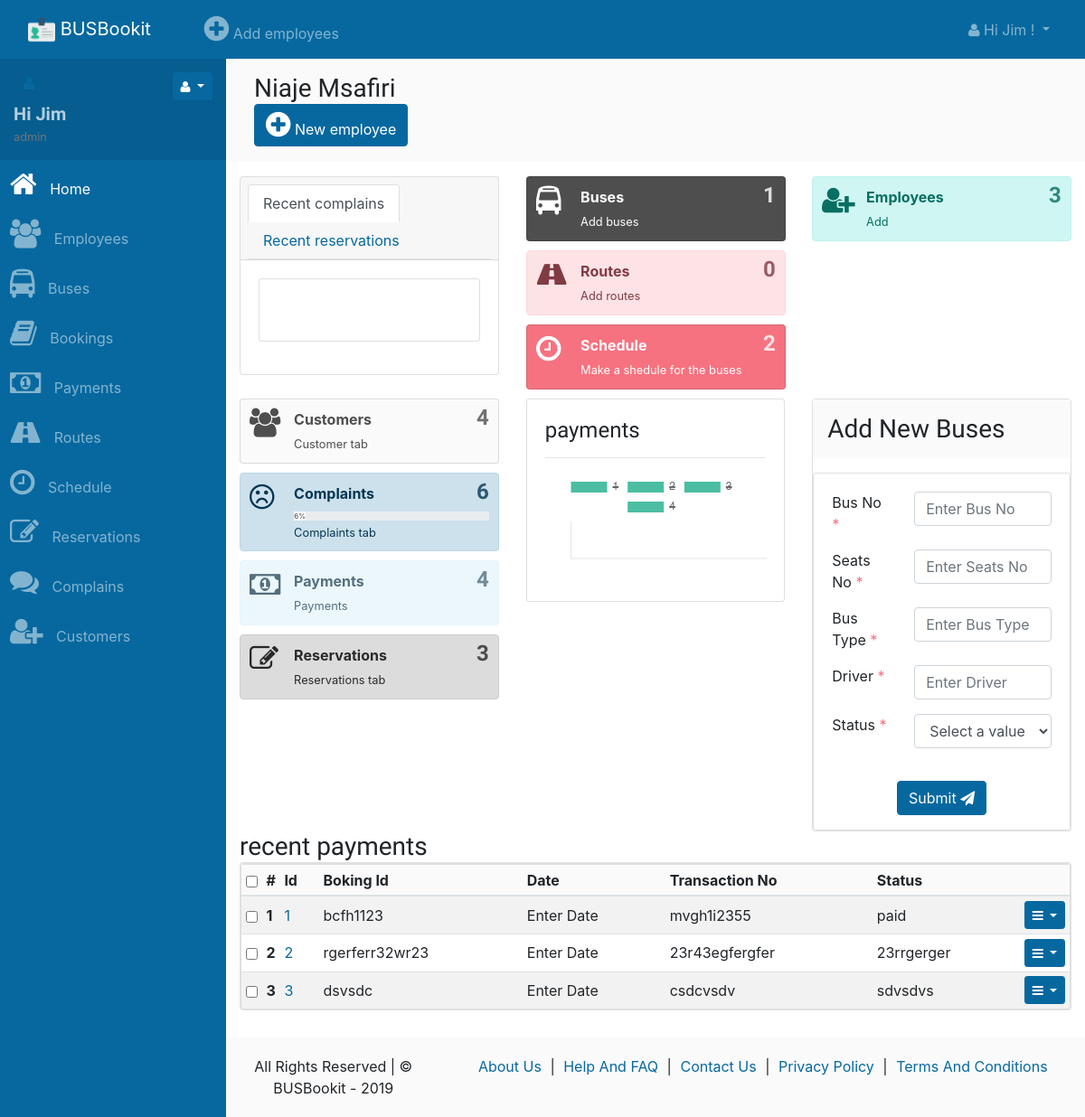
Page /home (signed in) on the committed database.
### tables this page shows
CREATE TABLE `payments` (
  `id` int(11) NOT NULL,
  `boking_id` varchar(255) DEFAULT NULL,
  `date` varchar(255) DEFAULT NULL,
  `transaction_no` varchar(255) DEFAULT NULL,
  `status` varchar(255) DEFAULT NULL
);

### app/controllers/PaymentsController.php (called while the page is built, shortened)
<?php
class PaymentsController extends SecureController{
	function index($fieldname = null , $fieldvalue = null){
		$db = $this->GetModel();
		$fields = array('id', 	'boking_id', 	'date', 	'transaction_no', 	'status');
		$limit = $this->get_page_limit(MAX_RECORD_COUNT);
		if(!empty($this->orderby)){
			$db->orderBy($this->orderby,$this->ordertype);
		}
		else{
			$db->orderBy('id', ORDER_TYPE);
		}
		$tc = $db->withTotalCount();
		$records = $db->get('payments', $limit, $fields);
		$data = new stdClass;
		$data->records = $records;
		$data->record_count = count($records);
		$data->total_records = intval($tc->totalCount);
		$this->view->page_title ="Payments";
		$this->view->render('payments/list.php' , $data ,'main_layout.php');
	}
}

### index.php (called while the page is built, shortened)
<?php
	require(SYSTEM_DIR . 'BaseController.php');
	require(SYSTEM_DIR . 'BaseView.php');
	$page=new Router;
	$page->init();

### app/models/PDODb.php (called while the page is built, shortened)
<?php
class PDODb
{
    private $connectionParams = array(
        'type' => 'mysql',
        'host' => null,
        'username' => null,
        'password' => null,
        'dbname' => null,
        'port' => null,
        'charset' => null
    );
    private $groupBy = array();
    private $orderBy = array();
    private $pdo;
    private $prefix = '';
    private $query = '';
    private $queryOptions = array();
    private $returnType = PDO::FETCH_ASSOC;
    private $useGenerator = false;
    public function __construct($type, $host = null, $username = null, $password = null, $dbname = null, $port = null, $charset = null)
    {
        if (is_array($type)) {
            $this->connectionParams = $type;
        }
		elseif (is_object($type)) {
            $this->pdo = $type;
        }
		else {
            foreach ($this->connectionParams as $key => $param) {
                if (isset($$key) && !is_null($$key)) {
                    $this->connectionParams[$key] = $$key;
                }
            }
        }
    }
    public function connect()
    {
		$dbType = strtolower($this->connectionParams['type']);
		if($dbType == 'sqlite'){
			$connectionString = 'sqlite:'.$this->connectionParams['dbname'];
			$this->pdo = new PDO($connectionString);
		}
		else{
			$connectionString = $this->connectionParams['type'].':';
			$connectionParams = ['host', 'dbname', 'port'];
			foreach ($connectionParams as $connectionParam) {
				if (!empty($this->connectionParams[$connectionParam])) {
					$connectionString .= $connectionParam.'='.$this->connectionParams[$connectionParam].';';
				}
			}
			$connectionString = rtrim($connectionString, ';');
			$options = array(
				PDO::ATTR_ERRMODE => PDO::ERRMODE_EXCEPTION,
				PDO::ATTR_PERSISTENT => false
			);
			$this->pdo = new PDO($connectionString, $this->connectionParams['username'], $this->connectionParams['password'], $options);
			$charset = $this->connectionParams['charset'];
			if(!empty($charset)){
				$this->pdo->query("SET NAMES '$charset'");
			}
		}
    }
    private function buildCondition($operator, $conditions)
    {
        if (empty($conditions)) {
            return;
        }
        $this->query .= ' '.$operator;
    }
    protected function buildGroupBy()
    {
        if (empty($this->groupBy)) {
            return;
        }
        $this->query .= " GROUP BY ";
        $this->query = rtrim($this->query, ', ')." ";
    }
    private function buildLimit($numRows)
    {
		$dbType = $this->connectionParams['type'];
		if($dbType == 'sqlsrv'){
			if (is_array($numRows)) {
				$limit = $numRows[1];
				$offset = intval($numRows[0]);
				$orderby = null;
				if(empty($this->orderBy)){
					$orderby = " ORDER BY(SELECT NULL)";
				}
				$this->query .= "$orderby OFFSET $offset ROWS FETCH NEXT $limit ROWS ONLY";
			}
		}
		else{
			if (is_array($numRows)) {
				$this->query .= ' LIMIT '.(int) $numRows[1].' OFFSET '.(int) $numRows[0];
			}
			else {
				$this->query .= ' LIMIT '.(int) $numRows;
			}
		}
	}
    private function buildOrderBy()
    {
        $this->query .= " ORDER BY ";
        foreach ($this->orderBy as $prop => $value) {
            if (strtolower(str_replace(" ", "", $prop)) == 'rand()') {
                $this->query .= "RAND(), ";
            } else {
                $this->query .= $prop." ".$value.", ";
            }
        }
        $this->query = rtrim($this->query, ', ')." ";
    }
    private function buildQuery($numRows, $tableData = null)
    {
        return $this->prepare();
    }
    private function buildResult($stmt)
    {
		if ($stmt->columnCount () == 0){
			return $stmt->rowCount();
		}
		else{
			if ($this->useGenerator) {
				return $this->buildResultGenerator($stmt);
			}
			else {
				return $stmt->fetchAll($this->returnType);
			}
		}
    }
    private function getTableName($tableName)
    {
        return strpos($tableName, '.') !== false ? $tableName : $this->prefix.$tableName;
    }
    public function get($tableName, $numRows = null, $columns = '*')
    {
        $column = is_array($columns) ? implode(', ', $columns) : $columns;
		$dbType = $this->connectionParams['type'];
		$queryOptions = implode(' ', $this->queryOptions);
		$sqlsrvTop = "";
        $this->query = "SELECT $queryOptions $sqlsrvTop $column FROM " . $this->getTableName($tableName);
		$stmt = $this->buildQuery($numRows);
        $stmt->execute();
        $result = $this->buildResult($stmt);
        return $result;
    }
    public function orderBy($orderByField, $orderbyDirection = "DESC", $customFields = null)
    {
        $orderbyDirection = strtoupper(trim($orderbyDirection));
        $orderByField     = preg_replace("/[^-a-z0-9\.\(\),_`\*\'\"]+/i", '', $orderByField);
        $orderByField = preg_replace('/(\`)([`a-zA-Z0-9_]*\.)/', '\1'.$this->prefix.'\2', $orderByField);
        $this->orderBy[$orderByField] = $orderbyDirection;
        return $this;
    }
    public function pdo()
    {
        if (!$this->pdo) {
            $this->connect();
        }
        return $this->pdo;
    }
    private function prepare()
    {
		$dbType = $this->connectionParams['type'];
		$query = $this->query;
        $stmt = $this->pdo()->prepare($query);
        return $stmt;
    }
    public function rawQuery($query, $params = null)
    {
        $this->query = $query;
        $stmt = $this->prepare();
        if ($stmt) {
            $stmt->execute();
            $result              = $this->buildResult($stmt);
        } else {
            $result = null;
        }
        return $result;
    }
    public function rawQueryValue($query, $params = null)
    {
        $result = $this->rawQuery($query, $params);
        if ($this->useGenerator) {
            $firstResult = $result->current();
        } else {
            $firstResult = $result[0];
        }
        $key = key($firstResult);
        $return = [];
        foreach ($result as $row) {
            $return[] = $row[$key];
        }
        return $return;
    }
    private function reset()
    {
        $this->groupBy         = [];
        $this->orderBy         = [];
        $this->query           = '';
        $this->queryOptions    = [];
    }
    public function setQueryOption($options)
    {
        if (!is_array($options)) {
            $options = [$options];
        }
        foreach ($options as $option) {
            $option = strtoupper($option);
            if ($option == 'MYSQLI_NESTJOIN') {
                $this->nestJoin = true;
            } elseif ($option == 'FOR UPDATE') {
                $this->forUpdate = true;
            } elseif ($option == 'LOCK IN SHARE MODE') {
                $this->lockInShareMode = true;
            } else {
                $this->queryOptions[] = $option;
            }
        }
        return $this;
    }
}

### system/BaseController.php (called while the page is built, shortened)
<?php
class BaseController{
	public $limit_start=1;
	public $limit_count=MAX_RECORD_COUNT;
	function __construct(){
		$this->limit_start=($this->limit_start-1) * $this->limit_count;
	}
	function GetModel($arg=null){
		return new PDODb(DB_TYPE, DB_HOST , DB_USERNAME, DB_PASSWORD, DB_NAME, DB_PORT , DB_CHARSET);
	}
	function get_page_limit($page_count = MAX_RECORD_COUNT){
		if(!empty($_GET['limit_count'])){
			if($_GET['limit_count'] == -1){
				$this->limit_count=1000000000;
			}
			else{
				$this->limit_count=$_GET['limit_count'];
			}
		}
		else{
			$this->limit_count=$page_count;
		}
		return array($this->limit_start,$this->limit_count);
	}
}

### app/controllers/SharedController.php (called while the page is built, shortened)
<?php
class SharedController extends BaseController{
	function doughnutchart_payments(){
		$db = $this->GetModel();
		$arr = array();
		$dataset1 = $db->rawQuery("SELECT  p.id, p.boking_id, p.date, p.transaction_no, p.status FROM payments AS p");
		$arr['labels']=array_map(function($var){ return $var['id']; }, $dataset1);
		$arr['datasets'][] = array_map(function($var){ return $var['boking_id']; }, $dataset1);
		return $arr;
	}
}

### app/views/partials/payments/list.php (shortened to what this page needs)
<?php
$view_data = $this->view_data;
$records = $view_data->records;
?>
<section class="page">
        <div  class="">
            <div class="container-fluid">
                <div class="row ">
                    <div class="col-md-12 comp-grid">
                        <div  class="card animated fadeIn">
                            <div id="payments-list-records">
                                <?php
                                if(!empty($records)){
                                ?>
                                <div class="page-records table-responsive">
                                    <table class="table  table-striped table-sm">
                                        <thead class="table-header bg-light">
                                            <tr>
                                                <th class="td-sno td-checkbox"><input class="toggle-check-all" type="checkbox" /></th>
                                                <th class="td-sno">#</th>
                                                <th > Id</th>
                                                <th > Boking Id</th>
                                                <th > Date</th>
                                                <th > Transaction No</th>
                                                <th > Status</th>
                                                <th class="td-btn"></th>
                                            </tr>
                                        </thead>
                                        <tbody>
                                            <?php
                                            $counter = 0;
                                            foreach($records as $data){
                                            $counter++;
                                            ?>
                                            <tr>
                                                <th class=" td-checkbox">
                                                    <label>
                                                        <input class="optioncheck" name="optioncheck[]" value="<?php echo $data['id'] ?>" type="checkbox" />
                                                        </label>
                                                    </th>
                                                    <th class="td-sno"><?php echo $counter; ?></th>
                                                    <td><a href="<?php print_link("payments/view/$data[id]") ?>"><?php echo $data['id']; ?></a></td>
                                                    <td> <?php echo $data['boking_id']; ?> </td>
                                                    <td> <?php echo $data['date']; ?> </td>
                                                    <td> <?php echo $data['transaction_no']; ?> </td>
                                                    <td> <?php echo $data['status']; ?> </td>
                                                    <td class="page-list-action">
                                                        <div class="dropdown" >
                                                            <button data-toggle="dropdown" class="dropdown-toggle btn btn-primary btn-sm">
                                                                <i class="fa fa-bars"></i>
                                                            </button>
                                                        </div>
                                                    </td>
                                                </tr>
                                                <?php
                                                }
                                                ?>
                                            </tbody>
                                        </table>
                                    </div>
                                    <?php
                                    }
                                    else{
                                    ?>
                                    <div class="text-muted animated bounce">
                                        <h4><i class="fa fa-ban"></i> Record not found</h4>
                                    </div>
                                    <?php
                                    }
                                    ?>
                                </div>
                            </div>
                        </div>
                    </div>
                </div>
            </div>
        </section>

### assets/css/custom-style.css (style rules this page uses)
body { margin: 0; padding: 0; overflow-x: hidden; }
.comp-grid .container-fluid, .comp-grid .container { padding: 0 !important; width: auto !important; }
.reset-grids .container .comp-grid, .reset-grids .container-fluid .comp-grid { max-width:100% !important; flex:0 0 100% !important; }
input[type="radio"], input[type="checkbox"] { vertical-align: middle; }
.table tr td { vertical-align: middle !important; }
.table { margin-bottom: 0; }
.table>thead>tr>th { vertical-align: middle; }
th.td-btn { white-space: nowrap; width: 1%; }
table.table tr th.td-sno { white-space: nowrap; width: 1%; vertical-align: middle !important; }
table.table tr th.td-checkbox { white-space: nowrap; width: 1%; vertical-align: middle !important; }
td.page-list-action { width: 50px; }
label { margin-bottom: 0 !important; }
body { padding-top:50px; }
@media (min-width:768px) { .navbar-fixed-left .navbar-nav > li > a .fa { margin-right:10px; } }

### rows in the picture
payments: id "1", boking "bcfh1123", date "Enter Date", transaction_no "mvgh1i2355", status "paid"
payments: id "2", boking "rgerferr32wr23", date "Enter Date", transaction_no "23r43egfergfer", status "23rrgerger"
payments: id "3", boking "dsvsdc", date "Enter Date", transaction_no "csdcvsdv", status "sdvsdvs"

### other values in the picture
SITE_NAME "BUSBookit"
USER_NAME "Jim"
USER_ROLE "admin"
$menuobj['label'] "Home"
$menuobj['label'] "Employees"
$menuobj['label'] "Buses"
$menuobj['label'] "Bookings"
$menuobj['label'] "Payments"
$menuobj['label'] "Routes"
$menuobj['label'] "Schedule"
$menuobj['label'] "Reservations"
$menuobj['label'] "Complains"
$menuobj['label'] "Customers"
$menuobj['label'] "Add employees"
$rec_count "1"
